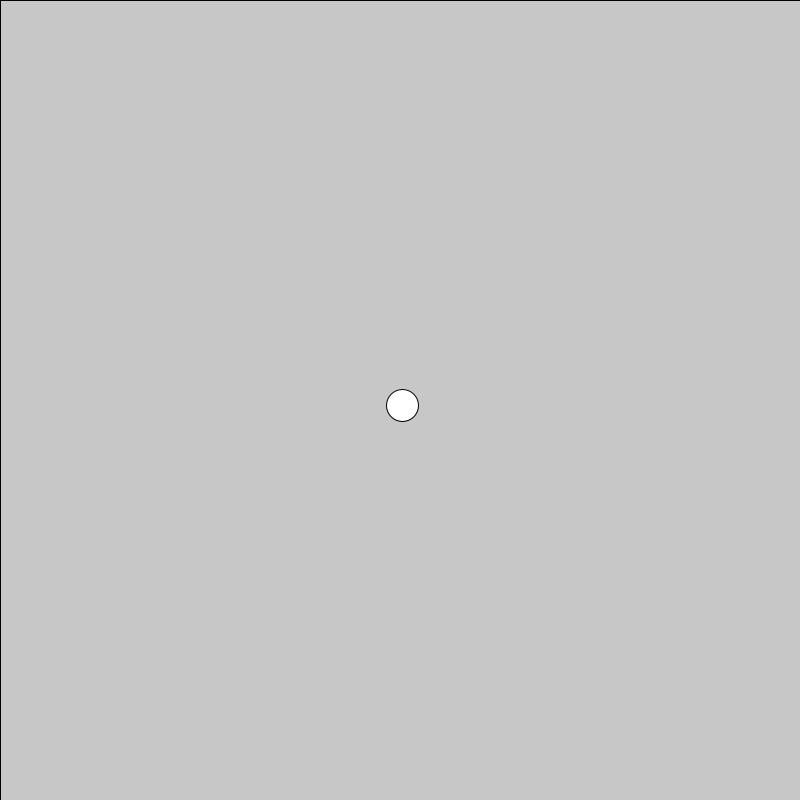
Frame 1 (no input)
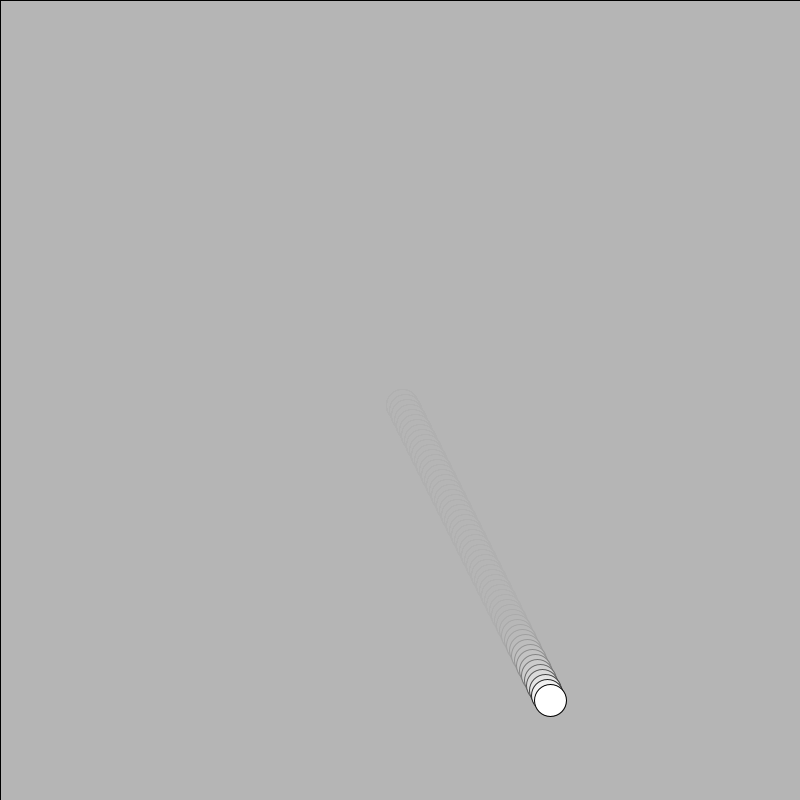
Frame 60 (the mouse pressed at the canvas centre just before this capture)
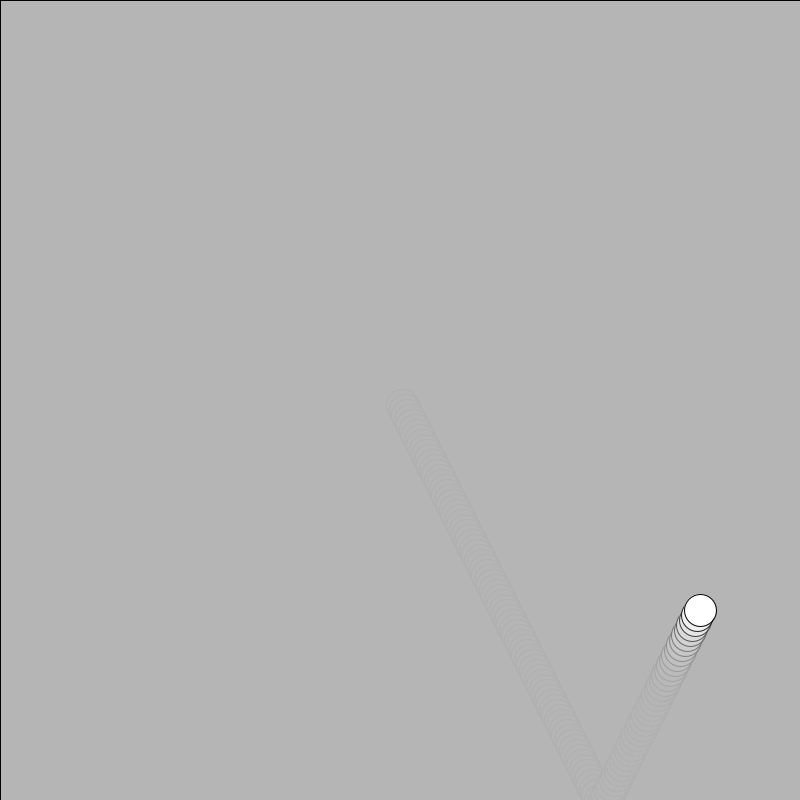
Frame 120 (the mouse held since frame 60 and released just before this capture)

The Processing sketch that drew these frames (run headless with seeded random() and noise(); from frame 60 on, the mouse is pressed at the canvas centre):

// Processing sketch: sketch_9_vector_bouncing_ball
// ── sketch_9_vector_bouncing_ball.pde
float x_off =0; 
PVector location;
PVector velocity;

void setup()
{
  size(800, 800);
  colorMode(HSB, 360, 100, 100);
  
  location = new PVector(width/2, height/2);
  velocity = new PVector(2.5, 5);
}

void draw()
{
  push();
  fill(255, 50);
  rect(0, 0, width, height);
  pop();
  
  location.add(velocity);
  
  if ((location.x > width) || (location.x < 0))
    velocity.x *= -1;
  if ((location.y > height) || (location.y < 0))
    velocity.y *= -1;
    
  circle(location.x, location.y, 32);
}

// ── pvector_class.pde
class PVector
{
  float x;
  float y;
  
  PVector(float x_, float y_)
  {
    x = x_;
    y = y_;
  }
  
  void add(PVector v)
  {
    x = x + v.x;
    y = y + v.y;
  }
  
  void sub(PVector v)
  {
    x = x - v.x;
    y = y - v.y;
  }
  
  
}
